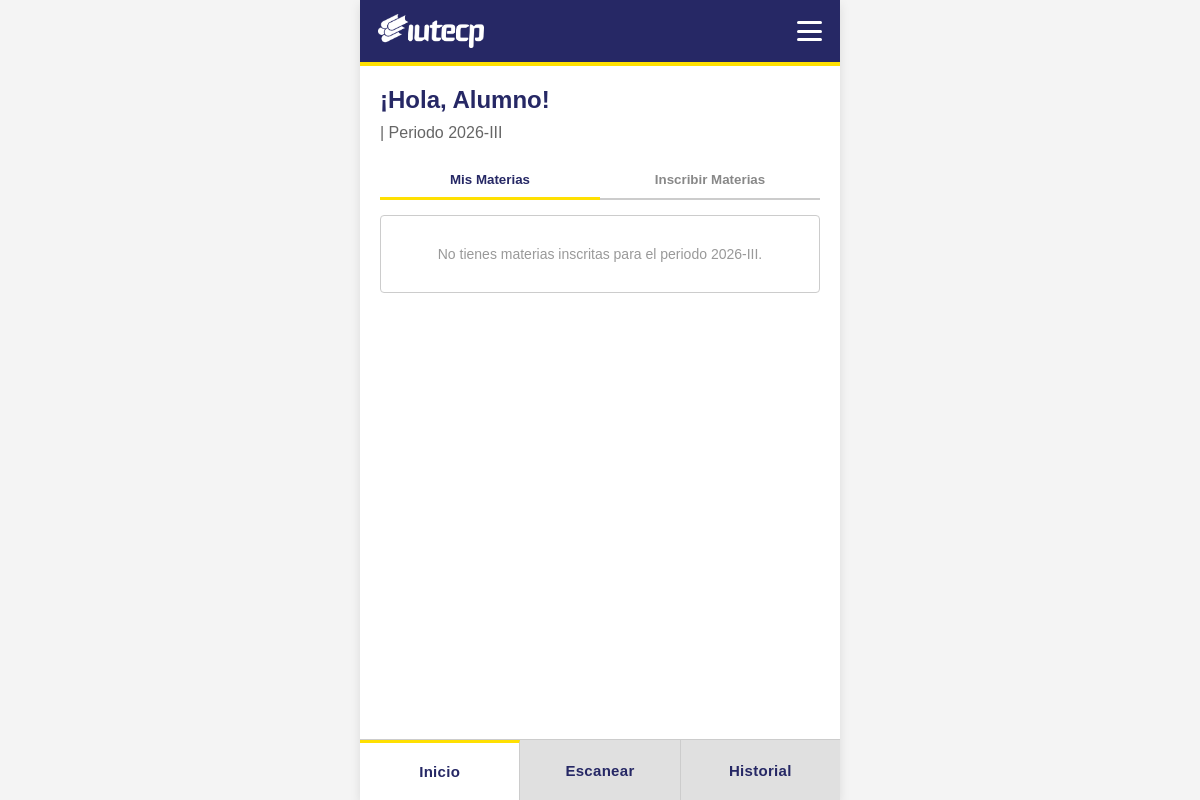
The app's page /estudiante/index.php (signed in), older data.
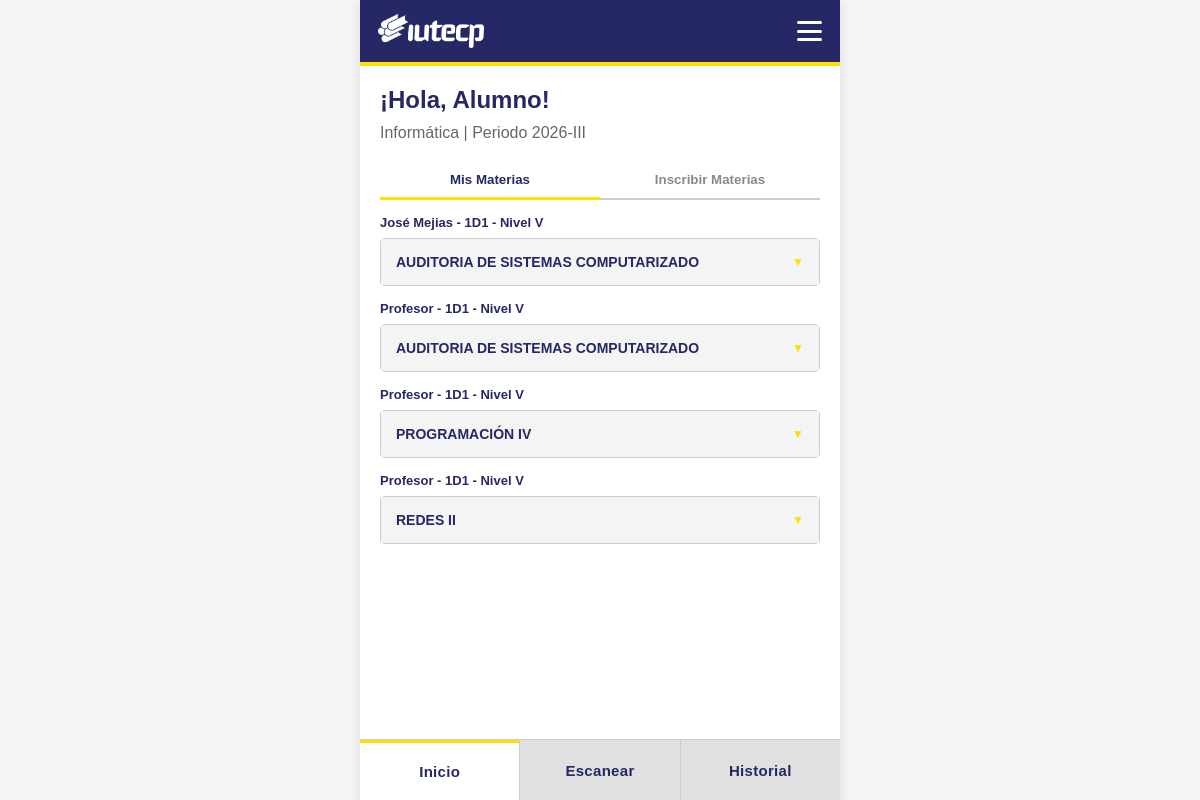
The same page, newer data.
### tables this page shows
CREATE TABLE `configuracion` (
  `id` int(11) NOT NULL AUTO_INCREMENT,
  `clave` varchar(50) NOT NULL,
  `valor` varchar(255) NOT NULL,
  `updated_at` timestamp NULL DEFAULT current_timestamp() ON UPDATE current_timestamp(),
  PRIMARY KEY (`id`),
  UNIQUE KEY `clave` (`clave`)
);

CREATE TABLE `carreras` (
  `id` int(11) NOT NULL AUTO_INCREMENT,
  `nombre` varchar(255) NOT NULL,
  `nivel` varchar(50) NOT NULL,
  `codigo` varchar(20) DEFAULT NULL,
  `tipo_periodo` enum('Trimestre','Cuatrimestre') NOT NULL DEFAULT 'Cuatrimestre',
  PRIMARY KEY (`id`)
);

CREATE TABLE `cursos` (
  `id` int(11) NOT NULL AUTO_INCREMENT,
  `nombre` varchar(255) NOT NULL,
  `codigo` varchar(50) DEFAULT NULL,
  `carrera_id` int(11) DEFAULT NULL,
  `profesor_id` int(11) DEFAULT NULL,
  `aula` varchar(100) DEFAULT NULL,
  `seccion` varchar(20) DEFAULT NULL,
  `horario` varchar(100) DEFAULT NULL,
  `trayecto` int(11) NOT NULL DEFAULT 1,
  `creditos` int(11) NOT NULL DEFAULT 0,
  `tipo` enum('Obligatoria','Electiva') NOT NULL DEFAULT 'Obligatoria',
  `activo` tinyint(1) DEFAULT 1,
  `created_at` timestamp NULL DEFAULT current_timestamp(),
  PRIMARY KEY (`id`),
  KEY `profesor_id` (`profesor_id`),
  KEY `carrera_id` (`carrera_id`),
  CONSTRAINT `cursos_ibfk_1` FOREIGN KEY (`profesor_id`) REFERENCES `usuarios` (`id`),
  CONSTRAINT `cursos_ibfk_2` FOREIGN KEY (`carrera_id`) REFERENCES `carreras` (`id`)
);

CREATE TABLE `usuarios` (
  `id` int(11) NOT NULL AUTO_INCREMENT,
  `cedula` varchar(20) NOT NULL,
  `username` varchar(50) DEFAULT NULL,
  `nombre_completo` varchar(255) NOT NULL,
  `email` varchar(255) DEFAULT NULL,
  `carrera_id` int(11) DEFAULT NULL,
  `telefono` varchar(20) DEFAULT NULL,
  `rol` enum('admin','profesor','estudiante') NOT NULL DEFAULT 'estudiante',
  `password_hash` varchar(255) NOT NULL,
  `password_temporal` tinyint(1) DEFAULT 1,
  `activo` tinyint(1) DEFAULT 1,
  `es_nuevo_ingreso` tinyint(1) DEFAULT 0,
  `creado_por` int(11) DEFAULT NULL,
  `created_at` timestamp NULL DEFAULT current_timestamp(),
  `updated_at` timestamp NULL DEFAULT current_timestamp() ON UPDATE current_timestamp(),
  PRIMARY KEY (`id`),
  UNIQUE KEY `cedula` (`cedula`),
  UNIQUE KEY `username` (`username`),
  KEY `creado_por` (`creado_por`),
  KEY `carrera_id` (`carrera_id`),
  CONSTRAINT `usuarios_ibfk_1` FOREIGN KEY (`creado_por`) REFERENCES `usuarios` (`id`),
  CONSTRAINT `usuarios_ibfk_2` FOREIGN KEY (`carrera_id`) REFERENCES `carreras` (`id`)
);

### includes/academico.php (called while the page is built, shortened)
<?php
function obtenerInicioPeriodo(string $periodo): ?DateTime {
    global $pdo;
    try {
        $stmt = $pdo->prepare("SELECT fecha_inicio FROM periodos WHERE codigo = ?");
        $stmt->execute([$periodo]);
        $fecha = $stmt->fetchColumn();
        if ($fecha) return new DateTime($fecha);
    } catch (Exception $e) {}
    return obtenerInicioCuatrimestre($periodo);
}
function obtenerPeriodoActual(): string {
    global $pdo;
    if (isset($pdo)) {
        try {
            $stmt = $pdo->prepare("SELECT valor FROM configuracion WHERE clave = ?");
            $stmt->execute(['periodo_activo']);
            $periodo = $stmt->fetchColumn();
            if ($periodo) return $periodo;
        } catch (Exception $e) {}
    }
    $anio = date('Y');
    return "$anio-$cuatri";
}
function obtenerSemanaActual(?int $usuario_id = null): int {
    $periodo = obtenerPeriodoActual();
    $inicio = obtenerInicioPeriodo($periodo);
    $hoy = new DateTime('today');
    $diff = (int)$inicio->diff($hoy)->days;
    $semana = (int)floor($diff / 7) + 1;
    return min($semana, 12);
}

### estudiante/index.php (the view, shortened to what the changed rows need)
<?php
require_once __DIR__ . "/../includes/config.php";
require_once __DIR__ . "/../includes/academico.php";
global $pdo;
function nivelRomano($n) {
    $map = [1 => 'I', 2 => 'II', 3 => 'III', 4 => 'IV', 5 => 'V', 6 => 'VI'];
    return $map[$n] ?? '';
}
$estudiante_id = (int) $_SESSION["usuario_id"];
$periodo = obtenerPeriodoActual();
$semana_actual = obtenerSemanaActual($estudiante_id);
$stmt = $pdo->prepare("
    SELECT c.id, c.nombre, c.codigo, c.seccion, c.horario, c.aula, c.trayecto,
           cr.nombre as carrera_nombre, cr.nivel as carrera_nivel,
           u.nombre_completo as profesor_nombre
    FROM inscripciones i
    JOIN cursos c ON c.id = i.curso_id
    JOIN carreras cr ON cr.id = c.carrera_id
    JOIN usuarios u ON u.id = c.profesor_id
    WHERE i.estudiante_id = ? AND i.periodo = ? AND c.activo = 1
    ORDER BY cr.nombre, c.nombre
");
$stmt->execute([$estudiante_id, $periodo]);
$cursos = $stmt->fetchAll();
$stmt = $pdo->prepare("SELECT carrera_id FROM usuarios WHERE id = ?");
$stmt->execute([$estudiante_id]);
$carrera_id = (int)$stmt->fetchColumn();
$carrera_nombre = '';
if ($carrera_id > 0) {
    $st = $pdo->prepare("SELECT nombre FROM carreras WHERE id = ?");
    $st->execute([$carrera_id]);
    $carrera_nombre = (string)$st->fetchColumn();
}
?>
<!doctype html>
<html lang="es" class="mobile-app-html">
<head>
    <link rel="stylesheet" href="/style.css?v=<?= filemtime(__DIR__ . '/../style.css') ?>" />
</head>
<body class="mobile-app-body">
<div class="mobile-container">
    <div class="mobile-content" id="tab-inicio">
        <div id="est-inicio-lista">
            <h2 style="color:var(--primary);margin-bottom:10px">¡Hola, <?= htmlspecialchars(
                explode(" ", $_SESSION["nombre"])[0],
            ) ?>!</h2>
            <p style="margin-bottom:20px;color:#666">
                <?= htmlspecialchars($carrera_nombre) ?> | Periodo <?= htmlspecialchars($periodo) ?>
            </p>
            <div style="display:flex;border-bottom:2px solid var(--border-color);margin-bottom:15px;">
                <button class="sub-tab active" onclick="switchSubTab('mismaterias',this)" style="flex:1;padding:10px 0;border:none;background:none;font-weight:bold;color:var(--primary);cursor:pointer;text-align:center;border-bottom:3px solid var(--accent);margin-bottom:-2px;">Mis Materias</button>
                <button class="sub-tab" onclick="switchSubTab('inscribir',this)" style="flex:1;padding:10px 0;border:none;background:none;font-weight:bold;color:#888;cursor:pointer;text-align:center;border-bottom:3px solid transparent;margin-bottom:-2px;">Inscribir Materias</button>
            </div>
            <div id="sub-mismaterias">
            <?php if (empty($cursos)): ?>
                <div class="card" style="text-align:center;padding:30px;">
                    <p style="color:#999;font-size:14px;">No tienes materias inscritas para el periodo <?= htmlspecialchars(
                        $periodo,
                    ) ?>.</p>
                </div>
            <?php else: ?>
            <?php foreach ($cursos as $c): ?>
            <div style="font-size:13px;font-weight:bold;color:var(--primary);margin:15px 0 8px 0;"><?= htmlspecialchars(
                $c["profesor_nombre"],
            ) ?><?= $c["seccion"] ? " - " . htmlspecialchars($c["seccion"]) : "" ?><?= $c["trayecto"] ? " - Nivel " . nivelRomano((int)$c["trayecto"]) : "" ?></div>
            <details class="class-accordion">
                <summary style="font-size:14px;"><?= htmlspecialchars(
                    $c["nombre"],
                ) ?></summary>
            </details>
            <?php endforeach; ?>
            <?php endif; ?>
            </div>
        </div>
    </div>
</div>
</body>
</html>

Row changes from the older to the newer data that the page shows:
now on this page (row unchanged): carreras: nombre "Informática"
shown differently, row unchanged: configuracion: valor "2026-III" → (not shown)
now on this page (row unchanged): cursos: profesor.nombre_completo "José Mejias", seccion "1D1", trayecto "V", nombre "AUDITORIA DE SISTEMAS COMPUTARIZADO"
added cursos: profesor.nombre_completo "Profesor", seccion "1D1", trayecto "V", nombre "AUDITORIA DE SISTEMAS COMPUTARIZADO"
added cursos: profesor.nombre_completo "Profesor", seccion "1D1", trayecto "V", nombre "PROGRAMACIÓN IV"
added cursos: profesor.nombre_completo "Profesor", seccion "1D1", trayecto "V", nombre "REDES II"
Text that changed along with them:
text no longer shown: "No tienes materias inscritas para el periodo ."
